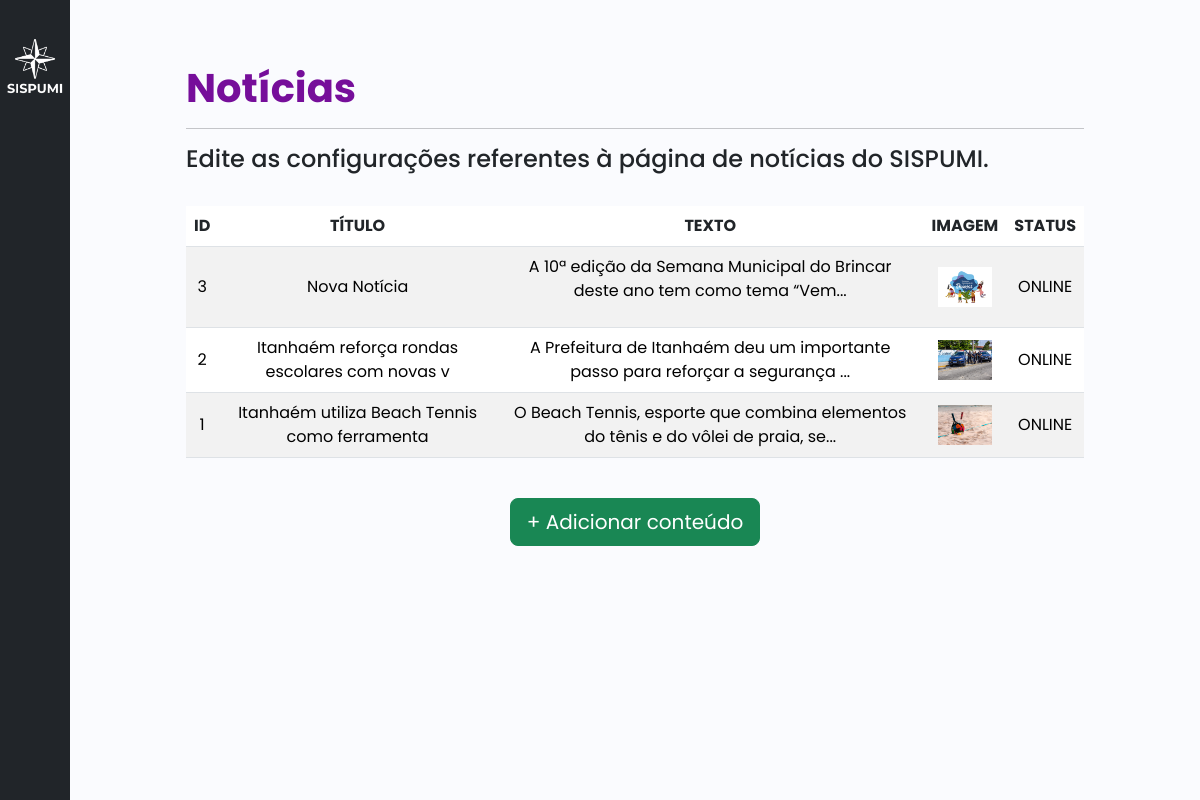
Page /painel3.php on the earlier database version.
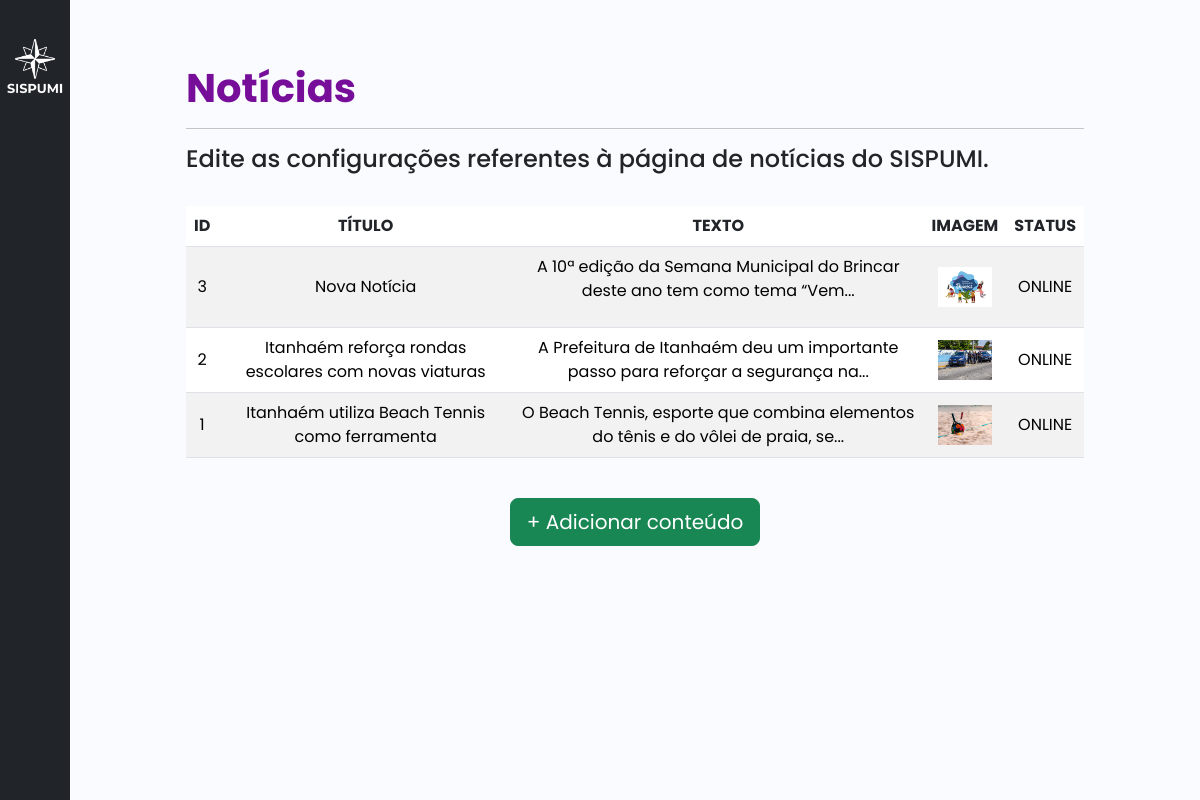
Same page on the later database version.
### tables this page shows
CREATE TABLE IF NOT EXISTS `noticia` (
  `id_noticia` int(11) NOT NULL AUTO_INCREMENT,
  `titulo_noticia` varchar(60) NOT NULL,
  `texto_noticia` text NOT NULL,
  `imagem_noticia` text NOT NULL,
  `link_noticia` text,
  `status_noticia` int(11) NOT NULL,
  `adm_id_adm` int(11) DEFAULT NULL,
  PRIMARY KEY (`id_noticia`),
  KEY `adm_id_adm` (`adm_id_adm`)
);

### painel3.php (the view, shortened to what this page needs)
<?php
    include('conexao.php');
    $sql1 = 'SELECT * FROM noticia ORDER BY id_noticia DESC';
?>
<!DOCTYPE html>
<html>
<head>
    <link rel="stylesheet" type="text/css" href="./css/bootstrap.min.css">
    <link rel="stylesheet" href="./css/style.css">
    <link href="https://cdn.lineicons.com/4.0/lineicons.css" rel="stylesheet" />
    <link href="https://cdn.jsdelivr.net/npm/bootstrap@5.3.0-alpha3/dist/css/bootstrap.min.css" rel="stylesheet">
</head>
<body>
    <div class="wrapper">
        <aside id="sidebar" class="bg-dark">
            <div class="d-flex">
                <button class="toggle-btn" type="button">
                </button>
            </div>
            <div class="d-flex">
                <img src="./img/logo1.png" class="img-fluid" alt="..." style="padding: 10%;">
            </div>
            <ul class="sidebar-nav">
                <li class="sidebar-item">
                    <a href="./painel1.php" class="sidebar-link">
                    </a>
                </li>
                <li class="sidebar-item">
                    <a href="./painel2.php" class="sidebar-link">
                    </a>
                </li>
                <li class="sidebar-item">
                    <a href="./painel3.php" class="sidebar-link">
                    </a>
                </li>
            </ul>
            <div class="sidebar-footer">
                <a href="./login.php" class="sidebar-link">
                </a>
            </div>
        </aside>
        <div class="col-sm-1" style="background-color: #fafbfe;"></div>
        <div class="main p-3">
            <br>
            <br>
            <h1 style="color: #760E9A;"><strong>Notícias</strong></h1>
            <hr>
            <h4>Edite as configurações referentes à página de notícias do SISPUMI.</h4>
            <br>
            <div class="text-center">
                <div class="row">
                    <div class="table-responsive">
                        <table class="table table-striped">
                            <thead>
                                <tr>
                                    <th scope="col">ID</th>
                                    <th scope="col">TÍTULO</th>
                                    <th scope="col">TEXTO</th>
                                    <th scope="col">IMAGEM</th>
                                    <th scope="col">STATUS</th>
                                </tr>
                            </thead>
                            <tbody>
                                <?php
                                    $executa = $con ->query($sql1);
                                    while($noticia = $executa -> fetch_array()){
                                        $texto_noticia = strlen($noticia['texto_noticia']) > 80 ? substr($noticia['texto_noticia'], 0, 80) . "..." : $noticia['texto_noticia'];
                                        if($noticia['status_noticia'] == 1){
                                            $status = "ONLINE";
                                        }else{
                                            $status = "DESATIVADO";
                                        }
                                        echo '
                                        <tr>
                                            <td class="align-middle" scope="row"><a href="painel-noticias.php?id_noticia='.$noticia['id_noticia'].'">'.$noticia['id_noticia'].'</a></td>
                                            <td class="align-middle"><a href="painel-noticias.php?id_noticia='.$noticia['id_noticia'].'">'.$noticia['titulo_noticia'].'</a></td>
                                            <td class="align-middle"><a href="painel-noticias.php?id_noticia='.$noticia['id_noticia'].'">'.$texto_noticia.'</a></td>
                                            <td class="align-middle "<a href="painel-noticias.php?id_noticia='.$noticia['id_noticia'].'"><img src="'.$noticia['imagem_noticia'].'" alt="link-img" style="height: 5vh;" ></a></td>
                                            <td class="align-middle "><a href="painel-noticias.php?id_noticia='.$noticia['id_noticia'].'">'.$status.'</a></td>
                                        </tr>';
                                    }
                                ?>
                            </tbody>
                        </table>
                    </div>
                </div>
                <br>
                <a class="btn btn-success btn-lg" href="painel-noticias.php?id_noticia=0" role="button">+ Adicionar conteúdo</a>
            </div>
        </div>
        <div class="col-sm-1" style="background-color: #fafbfe;"></div>
    </div>
</body>
</html>

Differences in the rows shown:
changed noticia id 2: titulo_noticia "Itanhaém reforça rondas escolares com novas v" → "Itanhaém reforça rondas escolares com novas viaturas"; texto_noticia "A Prefeitura de Itanhaém deu um importante passo para reforçar a segurança ..." → "A Prefeitura de Itanhaém deu um importante passo para reforçar a segurança na..."
